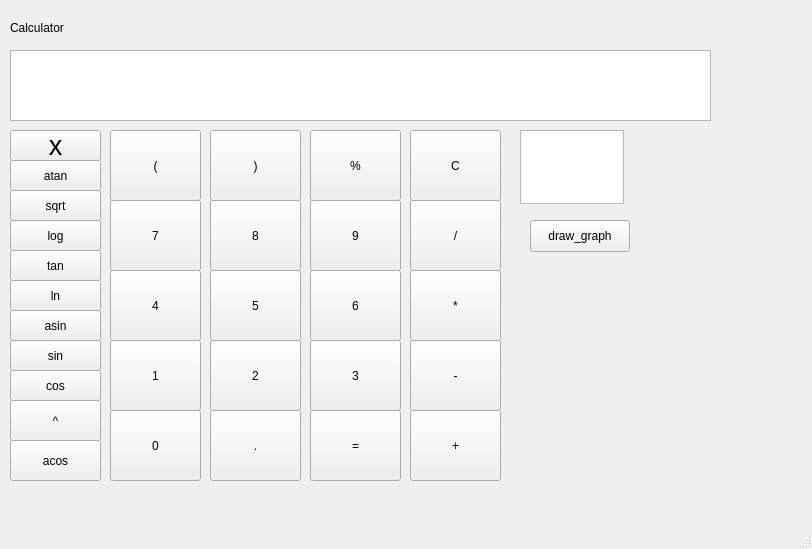
<?xml version="1.0" encoding="UTF-8"?>
<ui version="4.0">
 <class>MainWindow</class>
 <widget class="QMainWindow" name="MainWindow">
  <property name="geometry">
   <rect>
    <x>0</x>
    <y>0</y>
    <width>812</width>
    <height>549</height>
   </rect>
  </property>
  <property name="windowTitle">
   <string>MainWindow</string>
  </property>
  <widget class="QWidget" name="centralwidget">
   <widget class="QTextEdit" name="textEdit">
    <property name="geometry">
     <rect>
      <x>10</x>
      <y>50</y>
      <width>701</width>
      <height>71</height>
     </rect>
    </property>
    <property name="readOnly">
     <bool>true</bool>
    </property>
   </widget>
   <widget class="QLabel" name="label">
    <property name="geometry">
     <rect>
      <x>10</x>
      <y>20</y>
      <width>151</width>
      <height>16</height>
     </rect>
    </property>
    <property name="text">
     <string>Calculator</string>
    </property>
   </widget>
   <widget class="QPushButton" name="x">
    <property name="geometry">
     <rect>
      <x>10</x>
      <y>130</y>
      <width>91</width>
      <height>31</height>
     </rect>
    </property>
    <property name="font">
     <font>
      <pointsize>20</pointsize>
     </font>
    </property>
    <property name="text">
     <string>x</string>
    </property>
   </widget>
   <widget class="QPushButton" name="button_1">
    <property name="geometry">
     <rect>
      <x>110</x>
      <y>340</y>
      <width>91</width>
      <height>71</height>
     </rect>
    </property>
    <property name="text">
     <string>1</string>
    </property>
   </widget>
   <widget class="QPushButton" name="button_2">
    <property name="geometry">
     <rect>
      <x>210</x>
      <y>340</y>
      <width>91</width>
      <height>71</height>
     </rect>
    </property>
    <property name="text">
     <string>2</string>
    </property>
   </widget>
   <widget class="QPushButton" name="button_3">
    <property name="geometry">
     <rect>
      <x>310</x>
      <y>340</y>
      <width>91</width>
      <height>71</height>
     </rect>
    </property>
    <property name="text">
     <string>3</string>
    </property>
   </widget>
   <widget class="QPushButton" name="button_4">
    <property name="geometry">
     <rect>
      <x>110</x>
      <y>270</y>
      <width>91</width>
      <height>71</height>
     </rect>
    </property>
    <property name="text">
     <string>4</string>
    </property>
   </widget>
   <widget class="QPushButton" name="button_5">
    <property name="geometry">
     <rect>
      <x>210</x>
      <y>270</y>
      <width>91</width>
      <height>71</height>
     </rect>
    </property>
    <property name="text">
     <string>5</string>
    </property>
   </widget>
   <widget class="QPushButton" name="button_6">
    <property name="geometry">
     <rect>
      <x>310</x>
      <y>270</y>
      <width>91</width>
      <height>71</height>
     </rect>
    </property>
    <property name="text">
     <string>6</string>
    </property>
   </widget>
   <widget class="QPushButton" name="button_7">
    <property name="geometry">
     <rect>
      <x>110</x>
      <y>200</y>
      <width>91</width>
      <height>71</height>
     </rect>
    </property>
    <property name="text">
     <string>7</string>
    </property>
   </widget>
   <widget class="QPushButton" name="button_8">
    <property name="geometry">
     <rect>
      <x>210</x>
      <y>200</y>
      <width>91</width>
      <height>71</height>
     </rect>
    </property>
    <property name="text">
     <string>8</string>
    </property>
   </widget>
   <widget class="QPushButton" name="button_9">
    <property name="geometry">
     <rect>
      <x>310</x>
      <y>200</y>
      <width>91</width>
      <height>71</height>
     </rect>
    </property>
    <property name="text">
     <string>9</string>
    </property>
   </widget>
   <widget class="QPushButton" name="button_div">
    <property name="geometry">
     <rect>
      <x>410</x>
      <y>200</y>
      <width>91</width>
      <height>71</height>
     </rect>
    </property>
    <property name="text">
     <string>/</string>
    </property>
   </widget>
   <widget class="QPushButton" name="button_mult">
    <property name="geometry">
     <rect>
      <x>410</x>
      <y>270</y>
      <width>91</width>
      <height>71</height>
     </rect>
    </property>
    <property name="text">
     <string>*</string>
    </property>
   </widget>
   <widget class="QPushButton" name="button_min">
    <property name="geometry">
     <rect>
      <x>410</x>
      <y>340</y>
      <width>91</width>
      <height>71</height>
     </rect>
    </property>
    <property name="text">
     <string>-</string>
    </property>
   </widget>
   <widget class="QPushButton" name="button_plus">
    <property name="geometry">
     <rect>
      <x>410</x>
      <y>410</y>
      <width>91</width>
      <height>71</height>
     </rect>
    </property>
    <property name="text">
     <string>+</string>
    </property>
   </widget>
   <widget class="QPushButton" name="button_equal">
    <property name="geometry">
     <rect>
      <x>310</x>
      <y>410</y>
      <width>91</width>
      <height>71</height>
     </rect>
    </property>
    <property name="text">
     <string>=</string>
    </property>
   </widget>
   <widget class="QPushButton" name="button_left_bracket">
    <property name="geometry">
     <rect>
      <x>110</x>
      <y>130</y>
      <width>91</width>
      <height>71</height>
     </rect>
    </property>
    <property name="text">
     <string>(</string>
    </property>
   </widget>
   <widget class="QPushButton" name="button_right_bracket">
    <property name="geometry">
     <rect>
      <x>210</x>
      <y>130</y>
      <width>91</width>
      <height>71</height>
     </rect>
    </property>
    <property name="text">
     <string>)</string>
    </property>
   </widget>
   <widget class="QPushButton" name="button_dot">
    <property name="geometry">
     <rect>
      <x>210</x>
      <y>410</y>
      <width>91</width>
      <height>71</height>
     </rect>
    </property>
    <property name="text">
     <string>.</string>
    </property>
   </widget>
   <widget class="QPushButton" name="button_mod">
    <property name="geometry">
     <rect>
      <x>310</x>
      <y>130</y>
      <width>91</width>
      <height>71</height>
     </rect>
    </property>
    <property name="text">
     <string>%</string>
    </property>
   </widget>
   <widget class="QPushButton" name="button_0">
    <property name="geometry">
     <rect>
      <x>110</x>
      <y>410</y>
      <width>91</width>
      <height>71</height>
     </rect>
    </property>
    <property name="text">
     <string>0</string>
    </property>
   </widget>
   <widget class="QPushButton" name="button_del">
    <property name="geometry">
     <rect>
      <x>410</x>
      <y>130</y>
      <width>91</width>
      <height>71</height>
     </rect>
    </property>
    <property name="text">
     <string>C</string>
    </property>
   </widget>
   <widget class="QPushButton" name="button_tan">
    <property name="geometry">
     <rect>
      <x>10</x>
      <y>250</y>
      <width>91</width>
      <height>31</height>
     </rect>
    </property>
    <property name="text">
     <string>tan</string>
    </property>
   </widget>
   <widget class="QPushButton" name="button_cos">
    <property name="geometry">
     <rect>
      <x>10</x>
      <y>370</y>
      <width>91</width>
      <height>31</height>
     </rect>
    </property>
    <property name="text">
     <string>cos</string>
    </property>
   </widget>
   <widget class="QPushButton" name="button_sin">
    <property name="geometry">
     <rect>
      <x>10</x>
      <y>340</y>
      <width>91</width>
      <height>31</height>
     </rect>
    </property>
    <property name="text">
     <string>sin</string>
    </property>
   </widget>
   <widget class="QPushButton" name="button_atan">
    <property name="geometry">
     <rect>
      <x>10</x>
      <y>160</y>
      <width>91</width>
      <height>31</height>
     </rect>
    </property>
    <property name="text">
     <string>atan</string>
    </property>
   </widget>
   <widget class="QPushButton" name="button_asin">
    <property name="geometry">
     <rect>
      <x>10</x>
      <y>310</y>
      <width>91</width>
      <height>31</height>
     </rect>
    </property>
    <property name="text">
     <string>asin</string>
    </property>
   </widget>
   <widget class="QPushButton" name="button_log">
    <property name="geometry">
     <rect>
      <x>10</x>
      <y>220</y>
      <width>91</width>
      <height>31</height>
     </rect>
    </property>
    <property name="text">
     <string>log</string>
    </property>
   </widget>
   <widget class="QPushButton" name="button_acos">
    <property name="geometry">
     <rect>
      <x>10</x>
      <y>440</y>
      <width>91</width>
      <height>41</height>
     </rect>
    </property>
    <property name="text">
     <string>acos</string>
    </property>
   </widget>
   <widget class="QPushButton" name="button_sqrt">
    <property name="geometry">
     <rect>
      <x>10</x>
      <y>190</y>
      <width>91</width>
      <height>31</height>
     </rect>
    </property>
    <property name="text">
     <string>sqrt</string>
    </property>
   </widget>
   <widget class="QPushButton" name="button_ln">
    <property name="geometry">
     <rect>
      <x>10</x>
      <y>280</y>
      <width>91</width>
      <height>31</height>
     </rect>
    </property>
    <property name="text">
     <string>ln</string>
    </property>
   </widget>
   <widget class="QPushButton" name="button_pow">
    <property name="geometry">
     <rect>
      <x>10</x>
      <y>400</y>
      <width>91</width>
      <height>41</height>
     </rect>
    </property>
    <property name="text">
     <string>^</string>
    </property>
   </widget>
   <widget class="QTextEdit" name="x_value">
    <property name="geometry">
     <rect>
      <x>520</x>
      <y>130</y>
      <width>104</width>
      <height>74</height>
     </rect>
    </property>
   </widget>
   <widget class="QPushButton" name="draw_graph">
    <property name="geometry">
     <rect>
      <x>530</x>
      <y>220</y>
      <width>100</width>
      <height>32</height>
     </rect>
    </property>
    <property name="text">
     <string>draw_graph</string>
    </property>
   </widget>
   <widget class="QCustomPlot" name="widget" native="true">
    <property name="geometry">
     <rect>
      <x>520</x>
      <y>270</y>
      <width>191</width>
      <height>201</height>
     </rect>
    </property>
   </widget>
  </widget>
  <widget class="QMenuBar" name="menubar">
   <property name="geometry">
    <rect>
     <x>0</x>
     <y>0</y>
     <width>812</width>
     <height>22</height>
    </rect>
   </property>
  </widget>
  <widget class="QStatusBar" name="statusbar"/>
 </widget>
 <customwidgets>
  <customwidget>
   <class>QCustomPlot</class>
   <extends>QWidget</extends>
   <header>qcustomplot.h</header>
   <container>1</container>
  </customwidget>
 </customwidgets>
 <resources/>
 <connections/>
</ui>
